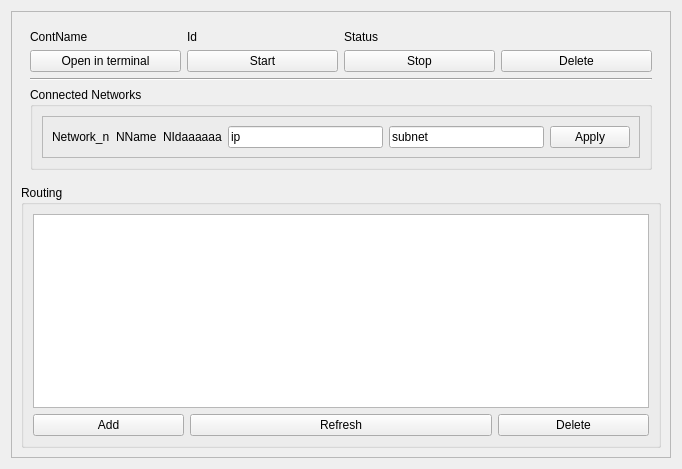
<?xml version="1.0" encoding="UTF-8"?>
<ui version="4.0">
 <class>QContainerWidget</class>
 <widget class="QWidget" name="QContainerWidget">
  <property name="geometry">
   <rect>
    <x>0</x>
    <y>0</y>
    <width>682</width>
    <height>469</height>
   </rect>
  </property>
  <property name="windowTitle">
   <string>Form</string>
  </property>
  <layout class="QGridLayout" name="gridLayout_2">
   <item row="0" column="0">
    <widget class="QFrame" name="frame">
     <property name="frameShape">
      <enum>QFrame::StyledPanel</enum>
     </property>
     <property name="frameShadow">
      <enum>QFrame::Raised</enum>
     </property>
     <layout class="QGridLayout" name="gridLayout">
      <item row="0" column="0" alignment="Qt::AlignTop">
       <widget class="QWidget" name="ContWidget" native="true">
        <property name="sizePolicy">
         <sizepolicy hsizetype="MinimumExpanding" vsizetype="MinimumExpanding">
          <horstretch>0</horstretch>
          <verstretch>0</verstretch>
         </sizepolicy>
        </property>
        <layout class="QGridLayout" name="gridLayout_6">
         <item row="1" column="0">
          <widget class="QLabel" name="ContNameLabel">
           <property name="text">
            <string>ContName</string>
           </property>
          </widget>
         </item>
         <item row="5" column="0" colspan="4">
          <widget class="QGroupBox" name="ContGroupBoxNet">
           <property name="title">
            <string>Connected Networks</string>
           </property>
           <layout class="QGridLayout" name="gridLayout_9">
            <item row="0" column="0">
             <widget class="QFrame" name="ConnNetFrame">
              <property name="frameShape">
               <enum>QFrame::StyledPanel</enum>
              </property>
              <property name="frameShadow">
               <enum>QFrame::Raised</enum>
              </property>
              <layout class="QGridLayout" name="gridLayout_7">
               <item row="0" column="3">
                <widget class="QLineEdit" name="ContNetIpEdit">
                 <property name="enabled">
                  <bool>true</bool>
                 </property>
                 <property name="sizePolicy">
                  <sizepolicy hsizetype="Expanding" vsizetype="Fixed">
                   <horstretch>0</horstretch>
                   <verstretch>0</verstretch>
                  </sizepolicy>
                 </property>
                 <property name="text">
                  <string>ip</string>
                 </property>
                </widget>
               </item>
               <item row="0" column="1">
                <widget class="QLabel" name="ContNetNameLabel">
                 <property name="text">
                  <string>NName</string>
                 </property>
                </widget>
               </item>
               <item row="0" column="5">
                <widget class="QPushButton" name="ContNetApplyBtn">
                 <property name="text">
                  <string>Apply</string>
                 </property>
                </widget>
               </item>
               <item row="0" column="4">
                <widget class="QLineEdit" name="ContNetSubnetEdit">
                 <property name="text">
                  <string>subnet</string>
                 </property>
                </widget>
               </item>
               <item row="0" column="2">
                <widget class="QLabel" name="ContNetIdLabel">
                 <property name="text">
                  <string>NIdaaaaaa</string>
                 </property>
                </widget>
               </item>
               <item row="0" column="0">
                <widget class="QLabel" name="ContNetNumLabel">
                 <property name="text">
                  <string>Network_n</string>
                 </property>
                </widget>
               </item>
              </layout>
             </widget>
            </item>
           </layout>
          </widget>
         </item>
         <item row="1" column="1">
          <widget class="QLabel" name="ContIdLabel">
           <property name="text">
            <string>Id</string>
           </property>
          </widget>
         </item>
         <item row="2" column="3">
          <widget class="QPushButton" name="ContDelBtn">
           <property name="text">
            <string>Delete</string>
           </property>
          </widget>
         </item>
         <item row="2" column="2">
          <widget class="QPushButton" name="ContStopBtn">
           <property name="text">
            <string>Stop</string>
           </property>
          </widget>
         </item>
         <item row="4" column="0" colspan="4">
          <widget class="Line" name="ContLine">
           <property name="orientation">
            <enum>Qt::Horizontal</enum>
           </property>
          </widget>
         </item>
         <item row="2" column="1">
          <widget class="QPushButton" name="ContStartBtn">
           <property name="text">
            <string>Start</string>
           </property>
          </widget>
         </item>
         <item row="2" column="0">
          <widget class="QPushButton" name="ContTermOpenBtn">
           <property name="text">
            <string>Open in terminal</string>
           </property>
          </widget>
         </item>
         <item row="1" column="2">
          <widget class="QLabel" name="ContStatusLabel">
           <property name="text">
            <string>Status</string>
           </property>
          </widget>
         </item>
        </layout>
       </widget>
      </item>
      <item row="1" column="0">
       <widget class="QGroupBox" name="ContGroupBoxRoute">
        <property name="sizePolicy">
         <sizepolicy hsizetype="MinimumExpanding" vsizetype="MinimumExpanding">
          <horstretch>0</horstretch>
          <verstretch>0</verstretch>
         </sizepolicy>
        </property>
        <property name="title">
         <string>Routing</string>
        </property>
        <layout class="QGridLayout" name="gridLayout_8">
         <item row="0" column="0" colspan="4">
          <widget class="QTextBrowser" name="ContRTextBrowser"/>
         </item>
         <item row="1" column="0">
          <widget class="QPushButton" name="ContBtnRAdd">
           <property name="text">
            <string>Add</string>
           </property>
          </widget>
         </item>
         <item row="1" column="3">
          <widget class="QPushButton" name="ContBtnRDel">
           <property name="text">
            <string>Delete</string>
           </property>
          </widget>
         </item>
         <item row="1" column="1" colspan="2">
          <widget class="QPushButton" name="ContBtnRRefresh">
           <property name="text">
            <string>Refresh</string>
           </property>
          </widget>
         </item>
        </layout>
       </widget>
      </item>
     </layout>
    </widget>
   </item>
  </layout>
 </widget>
 <resources/>
 <connections/>
</ui>
